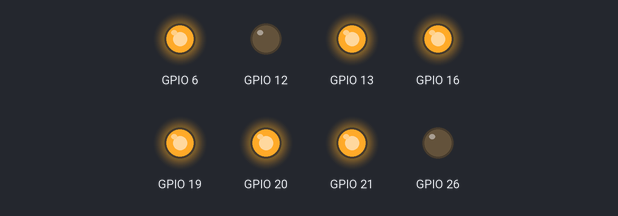
Bench run of a program on a simulated Raspberry Pi (BCM pin numbers). On the bench: output pins drawn as LEDs (lit = HIGH).

Above: at 0.5 s.
At 2.5 s:
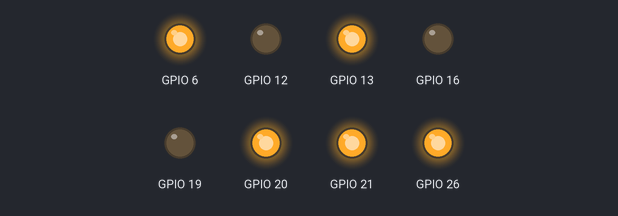
At 3.5 s:
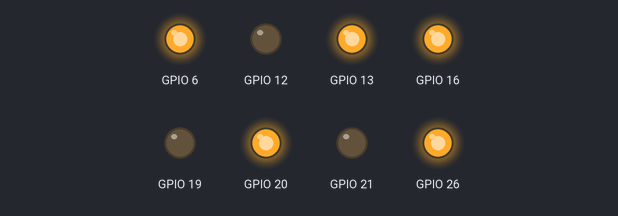
At 5.5 s:
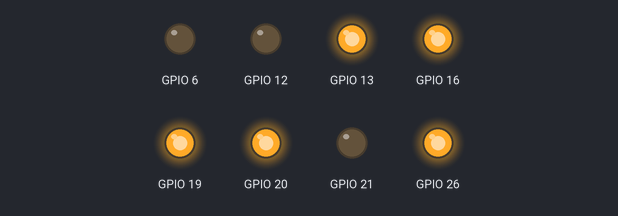
At 8.5 s:
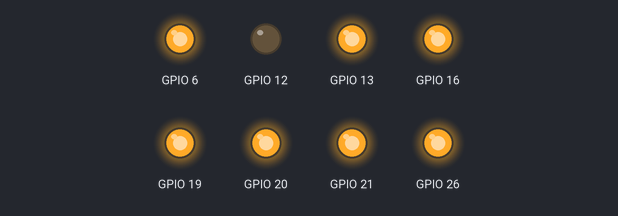
At 11.5 s:
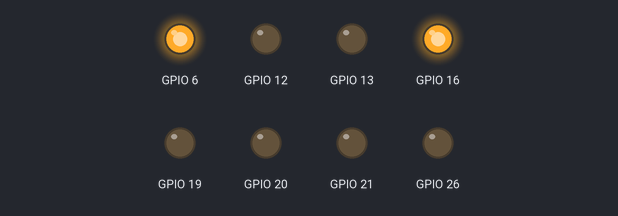
Timing chart, 0 to 13.0 s (numbered marks = the images above):
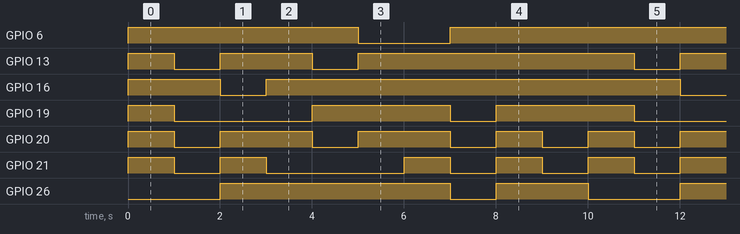

The program:

7segmentdeneme.py
```python
import RPi.GPIO as IO
import time

DISPLAY = [0x3F,0x06,0x5B,0x4F,0x66,0x6D,0x7D,0x07,0x7F,0x67]

IO.setwarnings(False)
IO.setmode (IO.BCM)

IO.setup(13,IO.OUT)
IO.setup(6,IO.OUT)
IO.setup(16,IO.OUT)
IO.setup(20,IO.OUT)
IO.setup(21,IO.OUT)
IO.setup(19,IO.OUT)
IO.setup(26,IO.OUT)
IO.setup(12,IO.OUT)

def PORT(pin):
    if(pin&0x01 == 0x01):
        IO.output(13,1)
    else:
        IO.output(13,0)
    if(pin&0x02 == 0x02):
        IO.output(6,1)
    else:
        IO.output(6,0)
    if(pin&0x04 == 0x04):
        IO.output(16,1)
    else:
        IO.output(16,0)
    if(pin&0x08 == 0x08):
        IO.output(20,1)
    else:
        IO.output(20,0)
    if(pin&0x10 == 0x10):
        IO.output(21,1)
    else:
        IO.output(21,0)
    if(pin&0x20 == 0x20):
        IO.output(19,1)
    else:
        IO.output(19,0)
    if(pin&0x40 == 0x40):
        IO.output(26,1)
    else:
        IO.output(26,0)
    if(pin&0x80 == 0x80):
        IO.output(12,1)
    else:
        IO.output(12,0)

while 1:
    for x in range(10):
        pin = DISPLAY[x]
        PORT(pin);
        time.sleep(1)
```

Measured:
- by itself, GPIO 6: repeats every 10.0 s: LOW 2.0 s, HIGH 8.0 s
- by itself, GPIO 13: repeats every 10.0 s: LOW 1.0 s, HIGH 2.0 s, LOW 1.0 s, HIGH 6.0 s
- by itself, GPIO 16: repeats every 10.0 s: LOW 1.0 s, HIGH 9.0 s
- by itself, GPIO 19: repeats every 10.0 s: LOW 3.0 s, HIGH 3.0 s, LOW 1.0 s, HIGH 3.0 s
- by itself, GPIO 20: repeats every 10.0 s: 2 × (LOW 1.0 s, HIGH 2.0 s), 2 × (LOW 1.0 s, HIGH 1.0 s)
- by itself, GPIO 21: repeats every 10.0 s: LOW 1.0 s, HIGH 1.0 s, LOW 3.0 s, 2 × (HIGH 1.0 s, LOW 1.0 s), HIGH 1.0 s
- by itself, GPIO 26: repeats every 10.0 s: LOW 1.0 s, HIGH 2.0 s, LOW 2.0 s, HIGH 5.0 s
